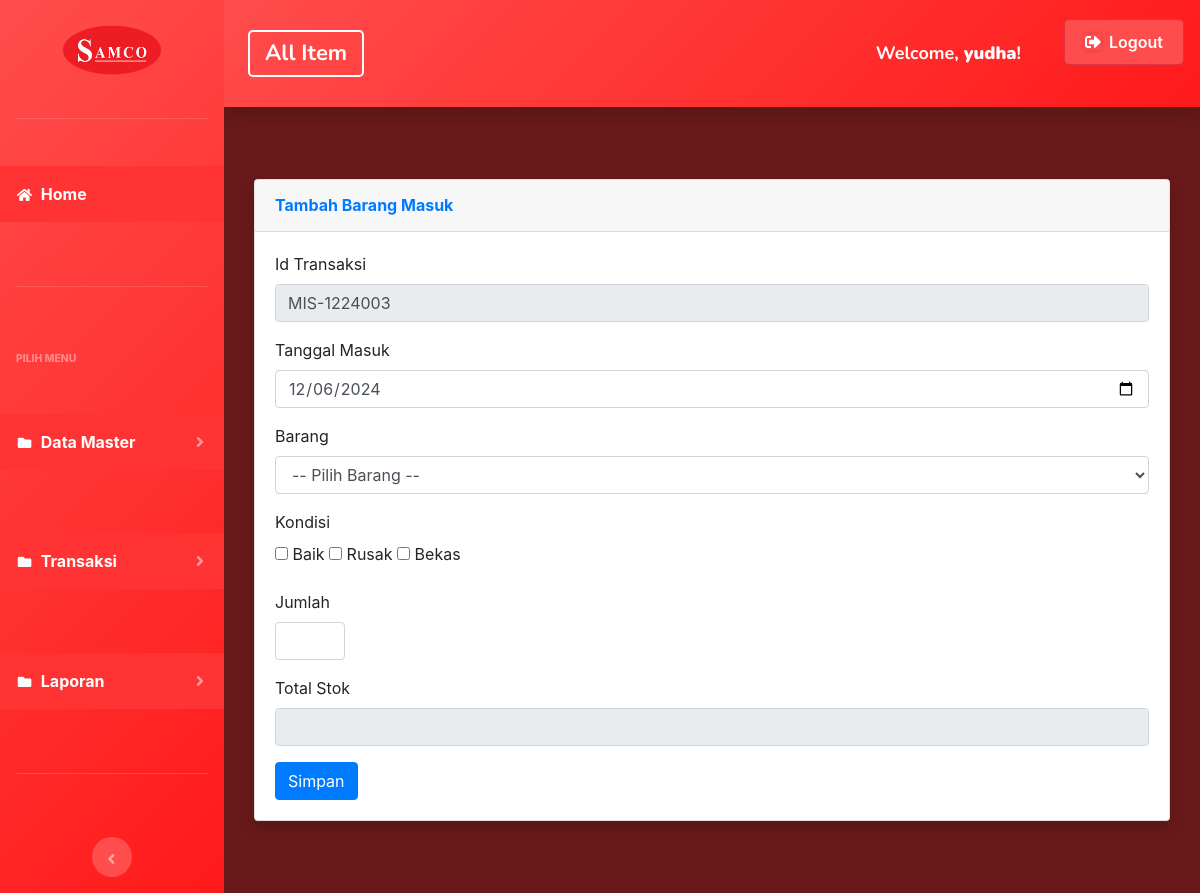
Before: /index.php?page=barangmasuk&aksi=tambahbarangmasuk (signed in) with the older database file.
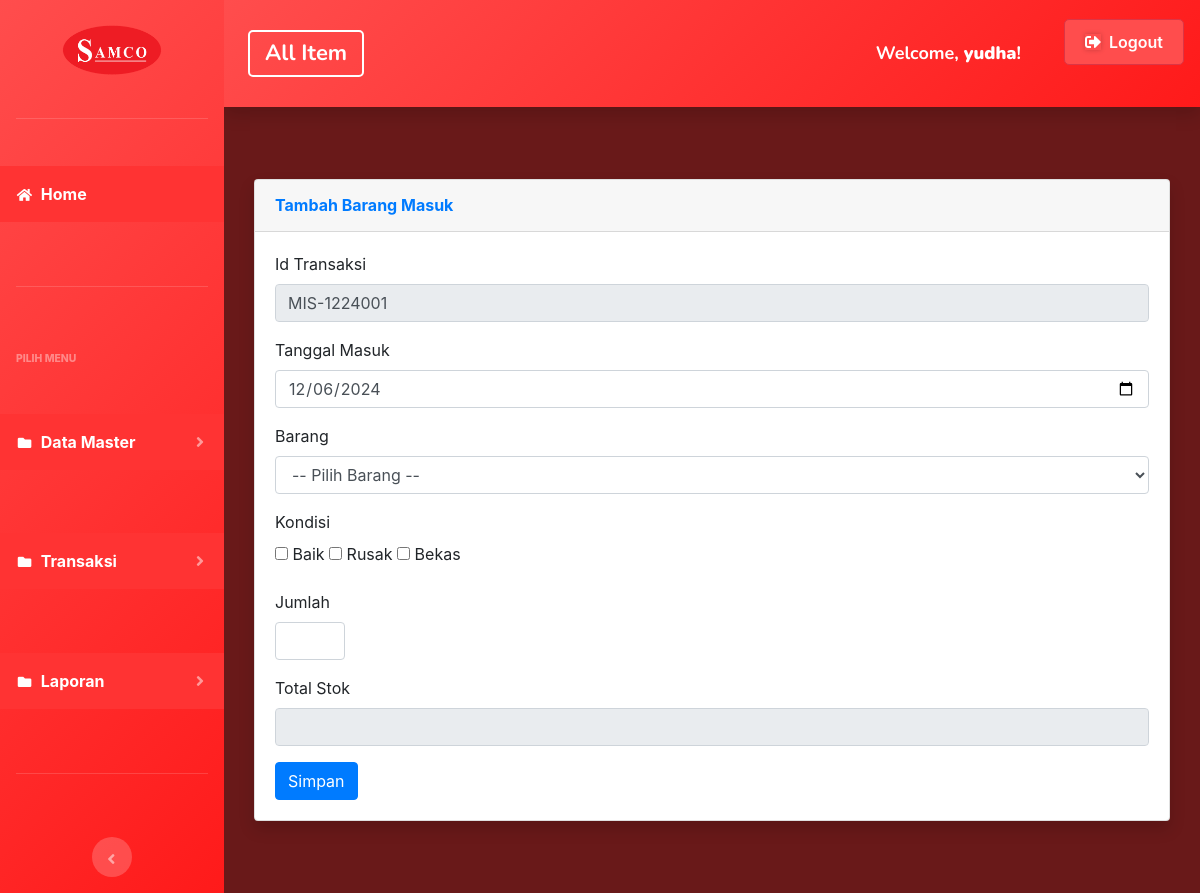
After: the same page with the newer database file.
### tables this page shows
CREATE TABLE `barang_masuk` (
  `id` int(11) NOT NULL,
  `id_transaksi` varchar(100) DEFAULT NULL,
  `tanggal` date DEFAULT NULL,
  `kode_barang` varchar(100) DEFAULT NULL,
  `nama_barang` varchar(100) DEFAULT NULL,
  `kondisi` varchar(100) NOT NULL,
  `jumlah` varchar(150) DEFAULT NULL,
  `satuan` varchar(100) NOT NULL,
  `daftar_karyawan` varchar(250) NOT NULL,
  `departement` text NOT NULL
);

### page/barangmasuk/tambahbarangmasuk.php (the view, shortened to what this page needs)
<?php
$koneksi = new mysqli("localhost", "root", "", "webinventory");
$no = mysqli_query($koneksi, "SELECT id_transaksi FROM barang_masuk ORDER BY id_transaksi DESC LIMIT 1");
if ($no && mysqli_num_rows($no) > 0) {
	$idtran = mysqli_fetch_array($no);
	$kode = $idtran['id_transaksi'];
	$urut = substr($kode, 8, 3);
	$tambah = (int) $urut + 1;
} else {
	$tambah = 1;
}
$bulan = date("m");
$tahun = date("y");
if (strlen($tambah) == 1) {
	$format = "MIS-" . $bulan . $tahun . "00" . $tambah;
} else if (strlen($tambah) == 2) {
	$format = "MIS-" . $bulan . $tahun . "0" . $tambah;
} else {
	$format = "MIS-" . $bulan . $tahun . $tambah;
}
$tanggal_masuk = date("Y-m-d");
?>
<div class="container-fluid">
	<div class="card shadow mb-4">
		<div class="card-header py-3">
			<h6 class="m-0 font-weight-bold text-primary">Tambah Barang Masuk</h6>
		</div>
		<div class="card-body">
			<div class="table-responsive">
				<div class="body">
					<form method="POST" enctype="multipart/form-data">
						<label for="">Id Transaksi</label>
						<div class="form-group">
							<div class="form-line">
								<input type="text" name="id_transaksi" class="form-control" id="id_transaksi"
									value="<?php echo $format; ?>" readonly />
							</div>
						</div>
						<label for="">Tanggal Masuk</label>
						<div class="form-group">
							<div class="form-line">
								<input type="date" name="tanggal_masuk" class="form-control" id="tanggal_masuk"
									value="<?php echo $tanggal_masuk; ?>" />
							</div>
						</div>
						<label for="">Barang</label>
						<div class="form-group">
							<div class="form-line">
								<select name="barang" id="cmb_barang" class="form-control" onchange="updateTotalStok()">
									<option value="">-- Pilih Barang --</option>
								</select>
							</div>
						</div>
						<label for="kondisi">Kondisi</label>
						<div class="form-group">
							<div class="form-line">
								<div class="checkbox-group">
									<label><input type="checkbox" name="kondisi[]" value="Baik" /> Baik</label>
									<label><input type="checkbox" name="kondisi[]" value="Rusak" /> Rusak</label>
									<label><input type="checkbox" name="kondisi[]" value="Bekas" /> Bekas</label>
								</div>
							</div>
						</div>
						<label for="jumlah">Jumlah</label>
						<div class="form-group">
							<div class="form-line">
								<input type="number" name="jumlahmasuk" class="form-control" style="max-width: 70px;"
									inputmode="numeric" min="0" step="1" id="jumlahmasuk"
									onchange="updateTotalStok()" />
							</div>
						</div>
						<label for="jumlah">Total Stok</label>
						<div class="form-group">
							<div class="form-line">
								<input readonly="readonly" name="jumlah" id="jumlah" type="number" class="form-control"
									value="<?php echo $stok_gudang; ?>" />
							</div>
						</div>
						<input type="submit" name="simpan" value="Simpan" class="btn btn-primary">
					</form>
				</div>
			</div>
		</div>
	</div>

Changed rows visible on the page:
removed barang_masuk: id_transaksi "MIS-1224003"
Other visible differences:
form field id_transaksi: (not shown) → "MIS-1224001"
